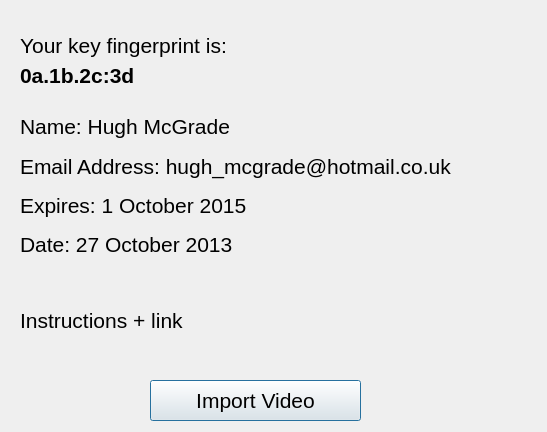
<?xml version="1.0" encoding="UTF-8"?>
<ui version="4.0">
 <class>MakeVideoForm</class>
 <widget class="QDialog" name="MakeVideoForm">
  <property name="geometry">
   <rect>
    <x>0</x>
    <y>0</y>
    <width>547</width>
    <height>432</height>
   </rect>
  </property>
  <property name="windowTitle">
   <string>VAIDA - Your Video</string>
  </property>
  <widget class="QLabel" name="keyIsLabel">
   <property name="geometry">
    <rect>
     <x>20</x>
     <y>30</y>
     <width>451</width>
     <height>31</height>
    </rect>
   </property>
   <property name="font">
    <font>
     <pointsize>16</pointsize>
    </font>
   </property>
   <property name="text">
    <string>Your key fingerprint is:</string>
   </property>
  </widget>
  <widget class="QLabel" name="keyLabel">
   <property name="geometry">
    <rect>
     <x>20</x>
     <y>60</y>
     <width>531</width>
     <height>31</height>
    </rect>
   </property>
   <property name="font">
    <font>
     <pointsize>16</pointsize>
     <weight>75</weight>
     <bold>true</bold>
    </font>
   </property>
   <property name="text">
    <string>0a.1b.2c:3d</string>
   </property>
  </widget>
  <widget class="QLabel" name="instructionsLabel">
   <property name="geometry">
    <rect>
     <x>20</x>
     <y>270</y>
     <width>491</width>
     <height>101</height>
    </rect>
   </property>
   <property name="font">
    <font>
     <pointsize>16</pointsize>
    </font>
   </property>
   <property name="text">
    <string>Instructions + link</string>
   </property>
  </widget>
  <widget class="QPushButton" name="importVideoButton">
   <property name="geometry">
    <rect>
     <x>150</x>
     <y>380</y>
     <width>211</width>
     <height>41</height>
    </rect>
   </property>
   <property name="font">
    <font>
     <pointsize>16</pointsize>
    </font>
   </property>
   <property name="text">
    <string>Import Video</string>
   </property>
  </widget>
  <widget class="QWidget" name="">
   <property name="geometry">
    <rect>
     <x>20</x>
     <y>110</y>
     <width>491</width>
     <height>151</height>
    </rect>
   </property>
   <layout class="QVBoxLayout" name="verticalLayout">
    <item>
     <widget class="QLabel" name="nameLabel">
      <property name="font">
       <font>
        <pointsize>16</pointsize>
       </font>
      </property>
      <property name="text">
       <string>Name: Hugh McGrade</string>
      </property>
     </widget>
    </item>
    <item>
     <widget class="QLabel" name="emailLabel">
      <property name="font">
       <font>
        <pointsize>16</pointsize>
       </font>
      </property>
      <property name="text">
       <string>Email Address: hugh_mcgrade@hotmail.co.uk</string>
      </property>
     </widget>
    </item>
    <item>
     <widget class="QLabel" name="expiresLabel">
      <property name="font">
       <font>
        <pointsize>16</pointsize>
       </font>
      </property>
      <property name="text">
       <string>Expires: 1 October 2015</string>
      </property>
     </widget>
    </item>
    <item>
     <widget class="QLabel" name="dateLabel">
      <property name="font">
       <font>
        <pointsize>16</pointsize>
       </font>
      </property>
      <property name="text">
       <string>Date: 27 October 2013</string>
      </property>
     </widget>
    </item>
   </layout>
  </widget>
 </widget>
 <resources/>
 <connections/>
</ui>
